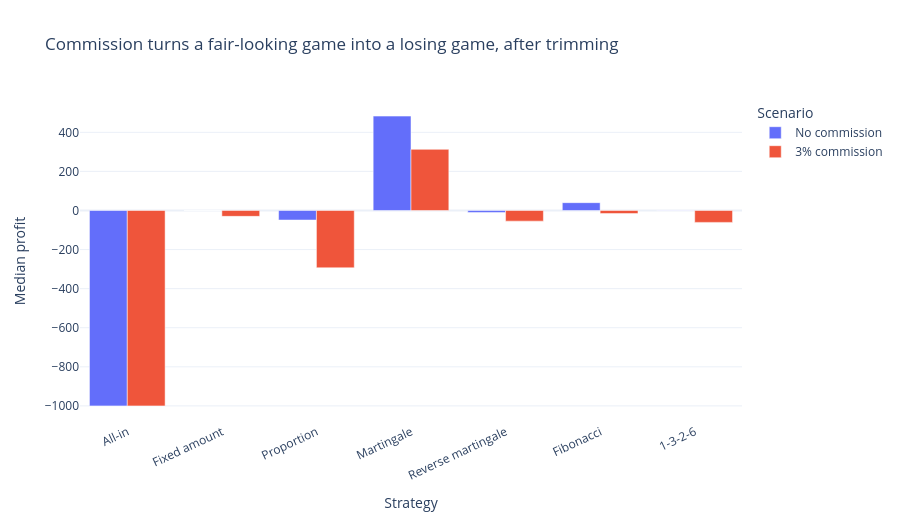

Source (notebook cell):
### Code cell
fig_commission_impact = plot_commission_impact(
    no_commission=simulations_no_commission_trimmed,
    with_commission=simulations_with_commission_trimmed,
)
fig_commission_impact.write_html(PLOTLY_OUTPUT_DIR / "betting_commission_impact.html", include_plotlyjs="cdn", full_html=True)
fig_commission_impact

### Figure 1 — Plotly figure (JSON) as saved in the notebook; plotly's stock layout.template omitted (floating-point values rounded to 4 significant figures)
{"data": [{"alignmentgroup": "True", "hovertemplate": "Scenario=No commission<br>Strategy=%{x}<br>Median profit=%{y}<extra></extra>", "legendgroup": "No commission", "marker": {"color": "#636efa", "pattern": {"shape": ""}}, "name": "No commission", "offsetgroup": "No commission", "orientation": "v", "showlegend": true, "textposition": "auto", "type": "bar", "x": ["Fixed amount", "1-3-2-6", "Fibonacci", "Reverse martingale", "Martingale", "Proportion", "All-in"], "xaxis": "x", "y": [0.0, -1.0, 40.0, -10.0, 483.0, -48.77, -1000.0], "yaxis": "y"}, {"alignmentgroup": "True", "hovertemplate": "Scenario=3% commission<br>Strategy=%{x}<br>Median profit=%{y}<extra></extra>", "legendgroup": "3% commission", "marker": {"color": "#EF553B", "pattern": {"shape": ""}}, "name": "3% commission", "offsetgroup": "3% commission", "orientation": "v", "showlegend": true, "textposition": "auto", "type": "bar", "x": ["Fixed amount", "Reverse martingale", "Fibonacci", "1-3-2-6", "Martingale", "Proportion", "All-in"], "xaxis": "x", "y": [-30.0, -54.48, -15.85, -60.93, 312.8, -293.3, -1000.0], "yaxis": "y"}], "layout": {"barmode": "group", "height": 520, "legend": {"title": {"text": "Scenario"}, "tracegroupgap": 0}, "title": {"text": "Commission turns a fair-looking game into a losing game, after trimming"}, "xaxis": {"anchor": "y", "categoryarray": ["All-in", "Fixed amount", "Proportion", "Martingale", "Reverse martingale", "Fibonacci", "1-3-2-6"], "categoryorder": "array", "domain": [0, 1], "tickangle": -25, "title": {"text": "Strategy"}}, "yaxis": {"anchor": "x", "domain": [0, 1], "title": {"text": "Median profit"}}}}
